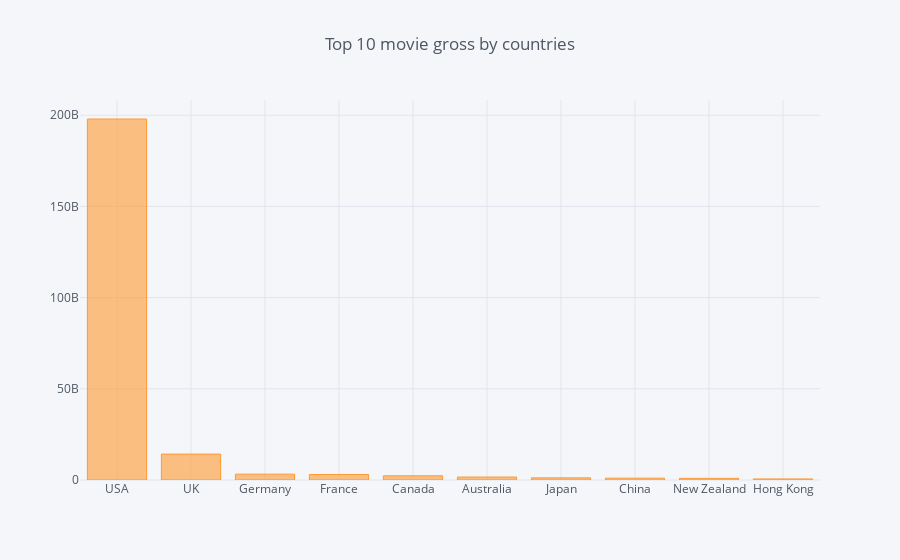

The notebook cell this image was saved under:
### Markdown cell above
_On this plot we can see that the USA is the country that has invested more money in the movie industry, followed by the UK and Germany._

### Code cell
#gross per year and country
gpyac = pd.pivot_table(movies,index ='country',
                       values=['gross'],
                       aggfunc=np.sum).sort_values('gross',ascending=False).head(10)
gpyac.iplot(kind='bar',color='orange', title='Top 10 movie gross by countries')
gpyac.T

### Figure 1 — Plotly figure (JSON) as saved in the notebook; plotly's stock layout.template omitted (floating-point values rounded to 4 significant figures)
{"data": [{"marker": {"color": "rgba(255, 153, 51, 0.6)", "line": {"color": "rgba(255, 153, 51, 1.0)", "width": 1}}, "name": "gross", "orientation": "v", "text": "", "type": "bar", "uid": "3eaac04a-b1c9-11e9-8aec-e09467129110", "x": ["USA", "UK", "Germany", "France", "Canada", "Australia", "Japan", "China", "New Zealand", "Hong Kong"], "y": [197934880427, 14209816197, 3199462543, 3037066879, 2296115123, 1623710687, 1165489704, 1005234480, 933289753, 595212447]}], "layout": {"legend": {"bgcolor": "#F5F6F9", "font": {"color": "#4D5663"}}, "paper_bgcolor": "#F5F6F9", "plot_bgcolor": "#F5F6F9", "title": "Top 10 movie gross by countries", "titlefont": {"color": "#4D5663"}, "xaxis": {"gridcolor": "#E1E5ED", "showgrid": true, "tickfont": {"color": "#4D5663"}, "title": "", "titlefont": {"color": "#4D5663"}, "zerolinecolor": "#E1E5ED"}, "yaxis": {"gridcolor": "#E1E5ED", "showgrid": true, "tickfont": {"color": "#4D5663"}, "title": "", "titlefont": {"color": "#4D5663"}, "zerolinecolor": "#E1E5ED"}}}
